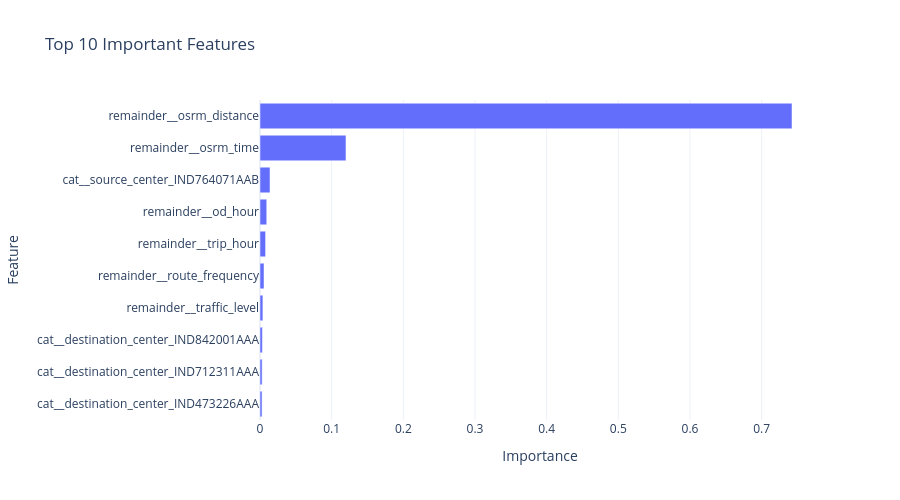

This figure's notebook cell:
### Code cell
feature_names = best_pipeline.named_steps['preprocessing'].get_feature_names_out()
feat_imp = pd.DataFrame({
    'Feature': feature_names,
    'Importance': importances
})

feat_imp = feat_imp.sort_values(
    by='Importance',
    ascending=False
).head(10)

fig = px.bar(
    feat_imp,
    x='Importance',
    y='Feature',
    orientation='h',
    title='Top 10 Important Features'
)

fig.update_layout(
    template='plotly_white',
    yaxis={'categoryorder':'total ascending'},
    width=900,
    height=500
)

fig.show()

### Figure 1 — Plotly figure (JSON) as saved in the notebook; plotly's stock layout.template omitted (floating-point values rounded to 4 significant figures)
{"data": [{"alignmentgroup": "True", "hovertemplate": "Importance=%{x}<br>Feature=%{y}<extra></extra>", "legendgroup": "", "marker": {"color": "#636efa", "pattern": {"shape": ""}}, "name": "", "offsetgroup": "", "orientation": "h", "showlegend": false, "textposition": "auto", "type": "bar", "x": [0.7424, 0.12, 0.01393, 0.009405, 0.007793, 0.005592, 0.004048, 0.003348, 0.002967, 0.002872], "xaxis": "x", "y": ["remainder__osrm_distance", "remainder__osrm_time", "cat__source_center_IND764071AAB", "remainder__od_hour", "remainder__trip_hour", "remainder__route_frequency", "remainder__traffic_level", "cat__destination_center_IND842001AAA", "cat__destination_center_IND712311AAA", "cat__destination_center_IND473226AAA"], "yaxis": "y"}], "layout": {"barmode": "relative", "height": 500, "legend": {"tracegroupgap": 0}, "title": {"text": "Top 10 Important Features"}, "width": 900, "xaxis": {"anchor": "y", "autorange": true, "domain": [0, 1], "range": [0, 0.7814], "title": {"text": "Importance"}, "type": "linear"}, "yaxis": {"anchor": "x", "autorange": true, "categoryorder": "total ascending", "domain": [0, 1], "range": [-0.5, 9.5], "title": {"text": "Feature"}, "type": "category"}}}
